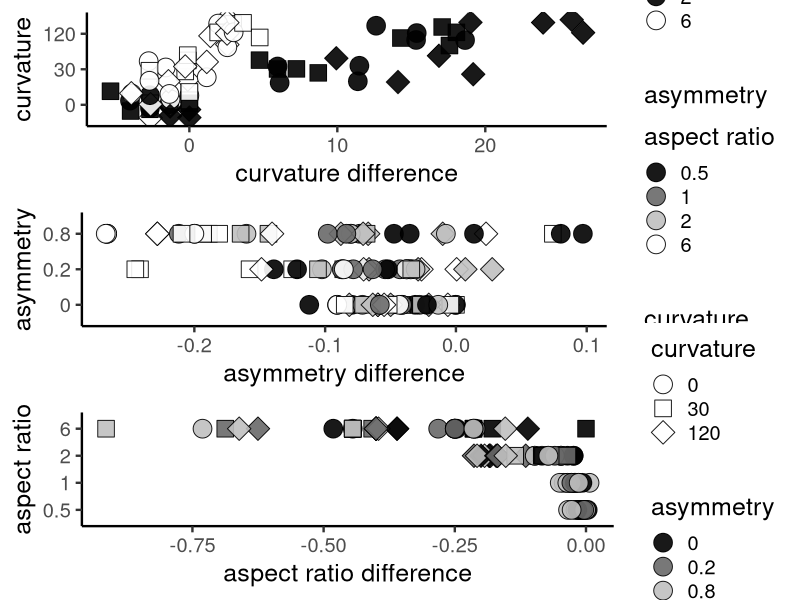

Recreate this plot in R.
### Created by SHC, April 2018

### This code analyzes the results of the image parsing sensitivity test

library(RColorBrewer)
library(dplyr)
library(ggplot2)
library(gridExtra)
library(xtable)
theme_set(theme_classic(base_size=18))

# Read in the results of the reclicking assay
art_egg_database_raw <- read.delim("analyze_data/art_eggs_database.csv",stringsAsFactors=T)

# Filter out hte results in which aspect ratio was equal to or below 1 with curvature
# Axiomatically curvature cannot be deteceted in a sphere
# We additional define curvature as not measureable for oblate spheroids (aspect ratio < 1)
art_egg_database_filtered <- art_egg_database_raw %>% 
            filter(!(real_ar %in% c("0.5","1") & real_curv == "30")) %>% 
            mutate(im_curvature_deg = ifelse(real_ar %in% c("0.5","1"),NA,im_curvature_deg))

# Set up the reclicking dataframe
art_egg_database <- art_egg_database_filtered %>% rename(
            genus = cg,
            species = cs,
            image = im_status,
            # get measurements
            X1 = im_length_straight,
            X1px = im_length_straight_px,
            X2 = im_width,
            X2px = im_width_px,
            asym = im_asym,
            curv = im_curvature_deg
            # set up the final values
            ) %>% mutate(
            # calculating volume and aspect ratio from image measurements
            vol = ((4/3) * pi * (X1/2) * (X2/2)^2),
            ar = ifelse(!is.na(X1),
                        X1 / X2,
                        X1px / X2px),
            # calculate ellipticity as defined by Baker, Stoddard
            el = ar - 1,
            # calculate asymmetry as ratio - 1,
            asym = asym - 1,
            real_asym = real_asym - 1,
            # calculate differences
            diffar = real_ar - ar,
            diffcurv = real_curv - curv,
            diffasym = real_asym - asym,
            fracdiffar = diffar / real_ar,
            fracdiffcurv = diffcurv / real_curv,
            fracdiffasym = diffasym / real_asym,
            # log10 transformations
            logX1 = log10(X1),
            logX2 = log10(X2),
            logvol = log10(vol),
            logar = log10(ar),
            sqasym = sqrt(asym),
            sqcurv = sqrt(curv),
            logrealar = log10(real_ar),
            logrealasym = sqrt(real_asym),
            logrealcurv = sqrt(real_curv),
            real_ar = as.character(real_ar),
            real_curv = factor(real_curv,levels=c("0","30","120")),
            real_asym = as.character(real_asym)
            # Use these values to remove curvature for aspect ratios equal to or below 1
            ) %>% mutate(curv = ifelse(real_ar %in% c("0.5","1"),NA,curv)
            ) %>% mutate(sqcurv = ifelse(real_ar %in% c("0.5","1"),NA,sqcurv)
            # these final transformations select the main measurements used downstream
            ) %>% select(
                genus,species,
                X1,X2,logX1,logX2,ar,
                el,curv,asym,vol,logar,logvol,
                diffar,diffasym,diffcurv,
                fracdiffar,fracdiffasym,fracdiffcurv,
                real_ar,real_curv,real_asym,
                sqasym,sqcurv,logrealar,logrealasym,logrealcurv
            )

cols <- c("black","#696969","#C0C0C0","white")
shaps <- c(21,22,23,24)

gcurv <- ggplot(art_egg_database %>% filter(!(real_ar %in% c(0.5,1))),aes(x = diffcurv, y = factor(real_curv,levels=c("0","30","120")), shape = real_asym, fill = real_ar)) + 
        geom_jitter(size=6,alpha=0.9,color = "black") + 
        scale_shape_manual(values = shaps) + 
        scale_fill_manual(values = cols[c(1,4)]) + 
        xlab("curvature difference") + 
        ylab("curvature") + 
        guides(fill = guide_legend(title = "aspect ratio",override.aes = list(shape = 21)),
                shape = guide_legend(title = "asymmetry"))


gasym <- ggplot(art_egg_database,aes(x = diffasym, y = real_asym, shape = real_curv, fill = real_ar)) + 
        geom_point(size=6,alpha=0.9,color = "black") + 
        scale_shape_manual(values = shaps) + 
        scale_fill_manual(values = cols) + 
        xlab("asymmetry difference") + 
        ylab("asymmetry") + 
        guides(fill = guide_legend(title = "aspect ratio",override.aes = list(shape = 21)),
                shape = guide_legend(title = "curvature"))

gar<- ggplot(art_egg_database,aes(x = diffar, y = real_ar, fill = real_asym, shape = real_curv)) + 
        geom_point(size=6,alpha=0.9,color = "black")  + 
        scale_shape_manual(values = shaps) + 
        scale_fill_manual(values = cols) + 
        xlab("aspect ratio difference") + 
        ylab("aspect ratio") + 
        guides(fill = guide_legend(title = "asymmetry",override.aes = list(shape = 21)),
                shape = guide_legend(title = "curvature"))


pdf(file="Figure_art_reclicking.pdf",height=14,width=8,useDingbats=F)
print(grid.arrange(gcurv,gasym,gar,ncol=1))
dev.off()

table_art <- art_egg_database %>% group_by(real_ar,real_asym,real_curv) %>% 
    summarise(mean_diffar = mean(diffar,na.rm=T),
        mean_diffasym = mean(diffasym,na.rm=T),
        mean_diffcurv = mean(diffcurv,na.rm=T)) %>% 
    arrange(real_ar,real_asym,real_curv) %>% 
    select(real_ar,real_asym,real_curv,mean_diffar,mean_diffasym,mean_diffcurv) %>% 
    rename("aspect ratio" = real_ar,
        "asymmetry" = real_asym,
        "curvature" = real_curv,
        "mean aspect ratio discrepancy" = mean_diffar,
        "mean asymmetry discrepancy" = mean_diffasym,
        "mean curvature discrepancy" = mean_diffcurv)


print(xtable(table_art,digits = c(2,2,2,2,2,2,2),align = c("|l|","|l|","l|","l|","p{0.1\\textwidth}|","p{0.1\\textwidth}|","p{0.1\\textwidth}|")),include.rownames=F,file="art_table_latex.txt")


